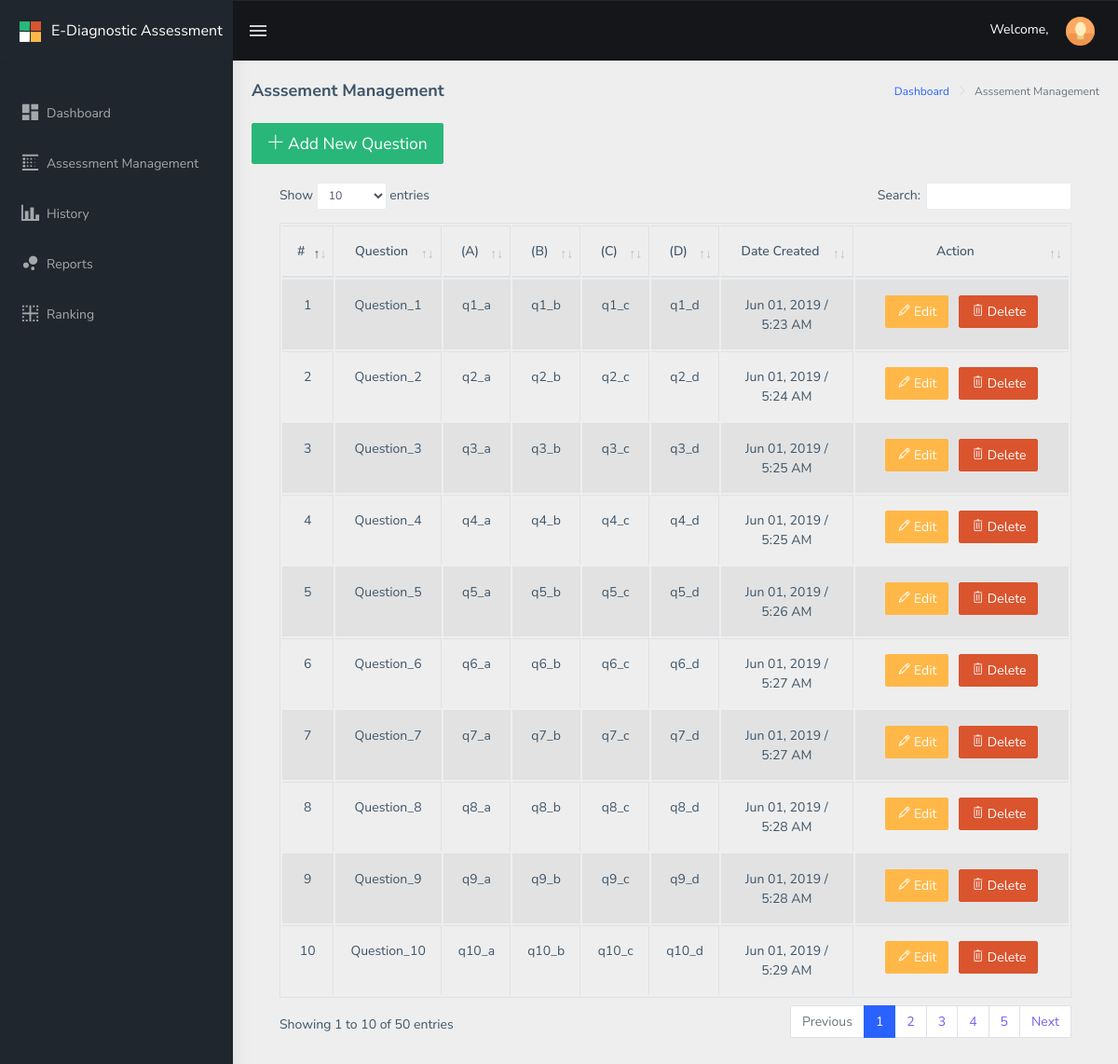
The app's page /public/main/teacher/assessment/index.php with its own data.
### tables this page shows
CREATE TABLE `drxassessment_assessment` (
  `drxassessment_id` int(11) NOT NULL,
  `drxassessment_question1` text NOT NULL,
  `drxassessment_answer` text NOT NULL,
  `drxassessment_domain` text NOT NULL,
  `drxassessment_q1_answer_1` text NOT NULL,
  `drxassessment_q1_answer_2` text NOT NULL,
  `drxassessment_q1_answer_3` text NOT NULL,
  `drxassessment_q1_answer_4` text NOT NULL,
  `drxassessment_order` int(11) NOT NULL,
  `drxassessment_order_value` text NOT NULL,
  `drxassessment_status` int(1) NOT NULL,
  `drxassessment_created_at` datetime NOT NULL,
  `drxassessment_updated_at` datetime NOT NULL
);

### public/main/teacher/assessment/index.php (the view, shortened to what this page needs)
<?php
include("../../../../config/common/asdasf9z09x0c90zx90123.php");
if (!empty($_SESSION['drxassessmentname'])) {
    $drxassessmentname = $_SESSION['drxassessmentname'];
} else {
    $drxassessmentname = "";
}
?>
<!DOCTYPE html>
<html dir="ltr" lang="en">
<head>
    <link href="../../../assets/libs/flot/css/float-chart.css" rel="stylesheet">
    <link href="../../../dist/css/style.min.css" rel="stylesheet">
    <link href="../../../assets/libs/datatables.net-bs4/css/dataTables.bootstrap4.css" rel="stylesheet">
</head>
<body>
    <div id="main-wrapper">
        <header class="topbar" data-navbarbg="skin5">
            <nav class="navbar top-navbar navbar-expand-md navbar-dark">
                <div class="navbar-header" data-logobg="skin5">
                    <a class="navbar-brand" href="../../../main/teacher">
                        <b class="logo-icon p-l-10">
                            <img src="../../../assets/images/logo-icon.png" alt="homepage" class="light-logo" />
                        </b>
                        <span class="logo-text">
                             <span style="font-size: 16px;">E-Diagnostic Assessment</span>
                        </span>
                    </a>
                </div>
                <div class="navbar-collapse collapse" id="navbarSupportedContent" data-navbarbg="skin5">
                    <ul class="navbar-nav float-left mr-auto">
                        <li class="nav-item d-none d-md-block"><a class="nav-link sidebartoggler waves-effect waves-light" href="javascript:void(0)" data-sidebartype="mini-sidebar"><i class="mdi mdi-menu font-24"></i></a></li>
                    </ul>
                    <ul class="navbar-nav float-right">
                        <li class="nav-item dropdown">
                          <span style="color: #fff;">Welcome, <?php echo $drxassessmentname; ?></span>
                            <a class="nav-link dropdown-toggle text-muted waves-effect waves-dark pro-pic" href="" data-toggle="dropdown" aria-haspopup="true" aria-expanded="false"><img src="../../../assets/images/users/1.jpg" alt="user" class="rounded-circle" width="31"></a>
                        </li>
                    </ul>
                </div>
            </nav>
        </header>
        <aside class="left-sidebar" data-sidebarbg="skin5">
            <div class="scroll-sidebar">
                <nav class="sidebar-nav">
                    <ul id="sidebarnav" class="p-t-30">
                        <li class="active sidebar-item"> <a class=" sidebar-link waves-effect waves-dark sidebar-link" href="../../../main/teacher/" aria-expanded="false"><i class="mdi mdi-view-dashboard"></i><span class="hide-menu">Dashboard</span></a></li>
                        <li class="sidebar-item"> <a class="sidebar-link waves-effect waves-dark sidebar-link" href="../../../main/teacher/assessment/" aria-expanded="false"><i class="mdi mdi-blur-linear"></i><span class="hide-menu">Assessment Management</span></a></li>
                        <li class="sidebar-item"> <a class="sidebar-link waves-effect waves-dark sidebar-link" href="#" aria-expanded="false"><i class="mdi mdi-chart-bar"></i><span class="hide-menu">History</span></a></li>
                        <li class="sidebar-item"> <a class="sidebar-link waves-effect waves-dark sidebar-link" href="#" aria-expanded="false"><i class="mdi mdi-chart-bubble"></i><span class="hide-menu">Reports</span></a></li>
                        <li class="sidebar-item"> <a class="sidebar-link waves-effect waves-dark sidebar-link" href="#" aria-expanded="false"><i class="mdi mdi-border-inside"></i><span class="hide-menu">Ranking</span></a></li>
                    </ul>
                </nav>
            </div>
        </aside>
        <div class="page-wrapper">
             <div class="page-breadcrumb">
                <div class="row">
                    <div class="col-12 d-flex no-block align-items-center">
                        <h4 class="page-title">Asssement Management</h4>
                        <div class="ml-auto text-right">
                            <nav aria-label="breadcrumb">
                                <ol class="breadcrumb">
                                    <li class="breadcrumb-item"><a href="#">Dashboard</a></li>
                                    <li class="breadcrumb-item active" aria-current="page">Asssement Management</li>
                                </ol>
                            </nav>
                        </div>
                    </div>
                </div>
            </div>
            <div class="container-fluid">
							<button type="button" onclick="addAssessment();" data-toggle="modal" data-target="#assessmentModal" class="btn btn-success btn-lg"><i class="ti-plus"></i></a> Add New Question</button> <br />
							<div class="card-body">
									<div class="table-responsive">
											<table id="zero_config" class="table table-striped table-bordered">
													<thead>
															<tr>
																	<th class="text-center">#</th>
																	<th class="text-center">Question</th>
																	<th class="text-center">(A)</th>
																	<th class="text-center">(B)</th>
																	<th class="text-center">(C)</th>
																	<th class="text-center">(D)</th>
																	<th class="text-center">Date Created</th>
																	<th class="text-center">Action</th>
															</tr>
													</thead>
													<tbody>
														<?php
	                          $connection->setAttribute(PDO::ATTR_ERRMODE, PDO::ERRMODE_EXCEPTION);
	                          $result = $connection->prepare("SELECT * FROM drxassessment_assessment ORDER BY drxassessment_created_at DESC");
	                          $result->execute();
	                              while ($row = $result->fetch(PDO::FETCH_ASSOC)) {
	                                     $drxassessment_id = $row['drxassessment_id'];
	                                     $drxassessment_question1 = $row['drxassessment_question1'];
																			 $drxassessment_q1_answer_1 = $row['drxassessment_q1_answer_1'];
	                                     $drxassessment_q1_answer_2 = $row['drxassessment_q1_answer_2'];
	                                     $drxassessment_q1_answer_3 = $row['drxassessment_q1_answer_3'];
	                                     $drxassessment_q1_answer_4 = $row['drxassessment_q1_answer_4'];
	                                     $drxassessment_created_at = $row['drxassessment_created_at'];
	                                     $new_drxassessment_created_at = date('M d, Y / g:i A', strtotime($drxassessment_created_at));
	                          ?>
															<tr>
																<td class="text-center"><?php echo $drxassessment_id; ?></td>
																<td class="text-center"><?php echo $drxassessment_question1; ?></td>
																<td class="text-center"><?php echo $drxassessment_q1_answer_1; ?></td>
																<td class="text-center"><?php echo $drxassessment_q1_answer_2; ?></td>
																<td class="text-center"><?php echo $drxassessment_q1_answer_3; ?></td>
																<td class="text-center"><?php echo $drxassessment_q1_answer_4; ?></td>
																<td class="text-center"><?php echo $new_drxassessment_created_at; ?></td>
																<td class="text-center" style="width: 200px;">
																	<button type="button" onclick="addAssessment();" data-toggle="modal" data-target="#" class="btn btn-warning btn-mg"><i class="ti-pencil"></i></a> Edit</button>
																	<button type="button" onclick="addAssessment();" data-toggle="modal" data-target="#" class="btn btn-danger btn-mg"><i class="ti-trash"></i></a> Delete</button>
																</td>
															</tr>
														<?php } ?>
													</tbody>
											</table>
									</div>
            </div>
        </div>
    </div>
</body>
</html>

### records on screen
drxassessment_assessment: drxassessment_id "10", drxassessment_question1 "Question_10", drxassessment_q1_answer_1 "q10_a", drxassessment_q1_answer_2 "q10_b", drxassessment_q1_answer_3 "q10_c", drxassessment_q1_answer_4 "q10_d", drxassessment_created_at "Jun 01, 2019 / 5:29 AM"
drxassessment_assessment: drxassessment_id "9", drxassessment_question1 "Question_9", drxassessment_q1_answer_1 "q9_a", drxassessment_q1_answer_2 "q9_b", drxassessment_q1_answer_3 "q9_c", drxassessment_q1_answer_4 "q9_d", drxassessment_created_at "Jun 01, 2019 / 5:28 AM"
drxassessment_assessment: drxassessment_id "8", drxassessment_question1 "Question_8", drxassessment_q1_answer_1 "q8_a", drxassessment_q1_answer_2 "q8_b", drxassessment_q1_answer_3 "q8_c", drxassessment_q1_answer_4 "q8_d", drxassessment_created_at "Jun 01, 2019 / 5:28 AM"
drxassessment_assessment: drxassessment_id "7", drxassessment_question1 "Question_7", drxassessment_q1_answer_1 "q7_a", drxassessment_q1_answer_2 "q7_b", drxassessment_q1_answer_3 "q7_c", drxassessment_q1_answer_4 "q7_d", drxassessment_created_at "Jun 01, 2019 / 5:27 AM"
drxassessment_assessment: drxassessment_id "6", drxassessment_question1 "Question_6", drxassessment_q1_answer_1 "q6_a", drxassessment_q1_answer_2 "q6_b", drxassessment_q1_answer_3 "q6_c", drxassessment_q1_answer_4 "q6_d", drxassessment_created_at "Jun 01, 2019 / 5:27 AM"
drxassessment_assessment: drxassessment_id "5", drxassessment_question1 "Question_5", drxassessment_q1_answer_1 "q5_a", drxassessment_q1_answer_2 "q5_b", drxassessment_q1_answer_3 "q5_c", drxassessment_q1_answer_4 "q5_d", drxassessment_created_at "Jun 01, 2019 / 5:26 AM"
drxassessment_assessment: drxassessment_id "4", drxassessment_question1 "Question_4", drxassessment_q1_answer_1 "q4_a", drxassessment_q1_answer_2 "q4_b", drxassessment_q1_answer_3 "q4_c", drxassessment_q1_answer_4 "q4_d", drxassessment_created_at "Jun 01, 2019 / 5:25 AM"
drxassessment_assessment: drxassessment_id "3", drxassessment_question1 "Question_3", drxassessment_q1_answer_1 "q3_a", drxassessment_q1_answer_2 "q3_b", drxassessment_q1_answer_3 "q3_c", drxassessment_q1_answer_4 "q3_d", drxassessment_created_at "Jun 01, 2019 / 5:25 AM"
drxassessment_assessment: drxassessment_id "2", drxassessment_question1 "Question_2", drxassessment_q1_answer_1 "q2_a", drxassessment_q1_answer_2 "q2_b", drxassessment_q1_answer_3 "q2_c", drxassessment_q1_answer_4 "q2_d", drxassessment_created_at "Jun 01, 2019 / 5:24 AM"
drxassessment_assessment: drxassessment_id "1", drxassessment_question1 "Question_1", drxassessment_q1_answer_1 "q1_a", drxassessment_q1_answer_2 "q1_b", drxassessment_q1_answer_3 "q1_c", drxassessment_q1_answer_4 "q1_d", drxassessment_created_at "Jun 01, 2019 / 5:23 AM"
